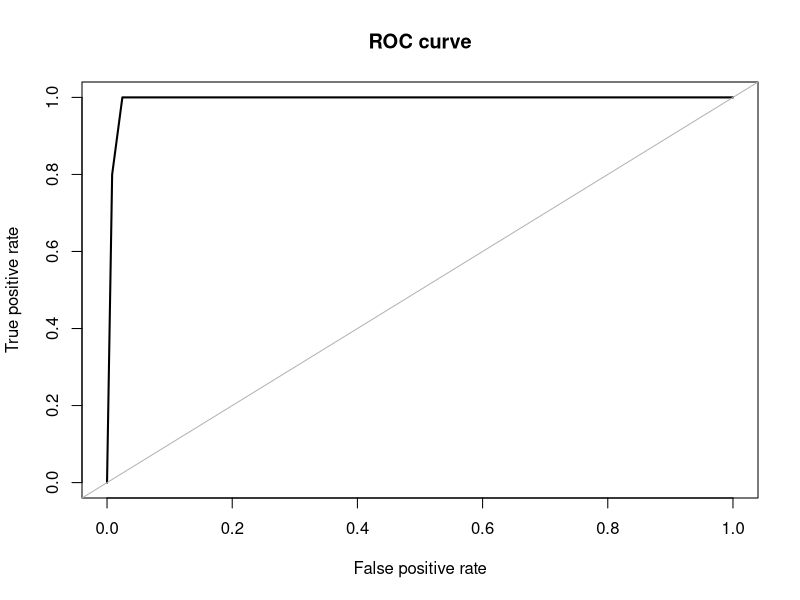
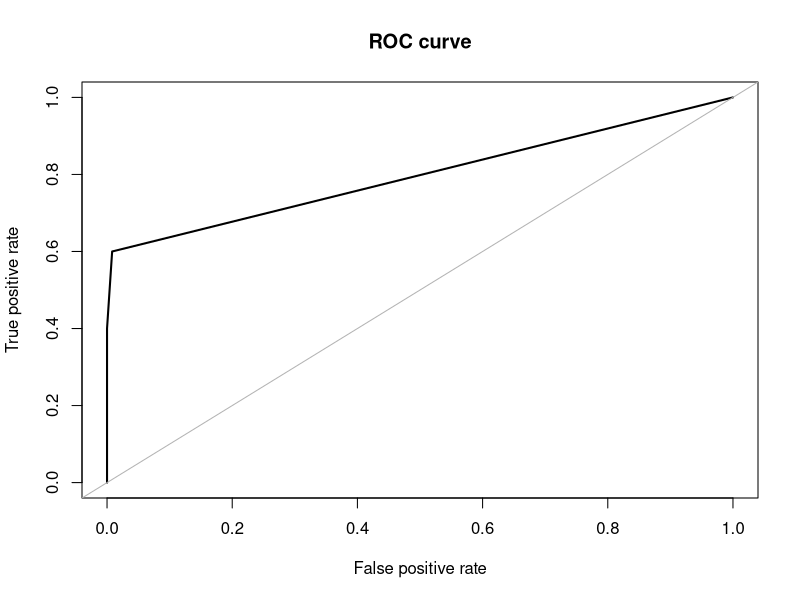
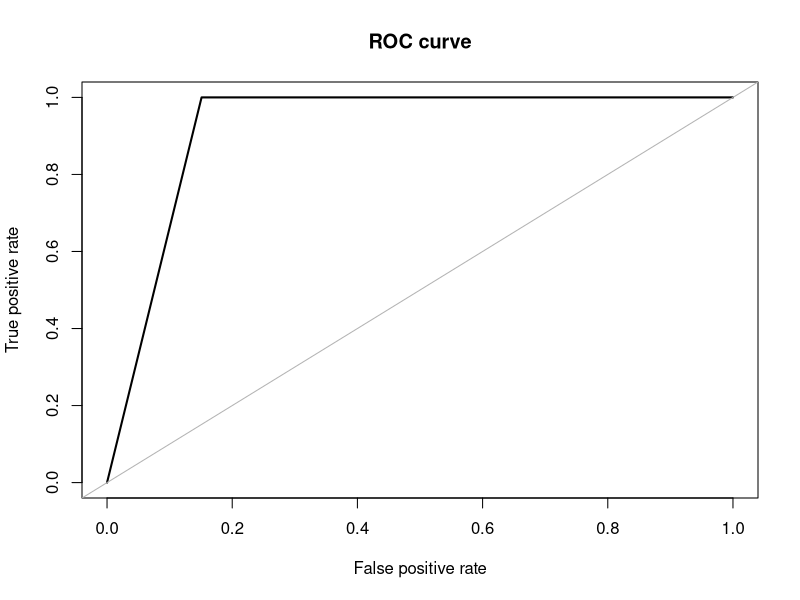
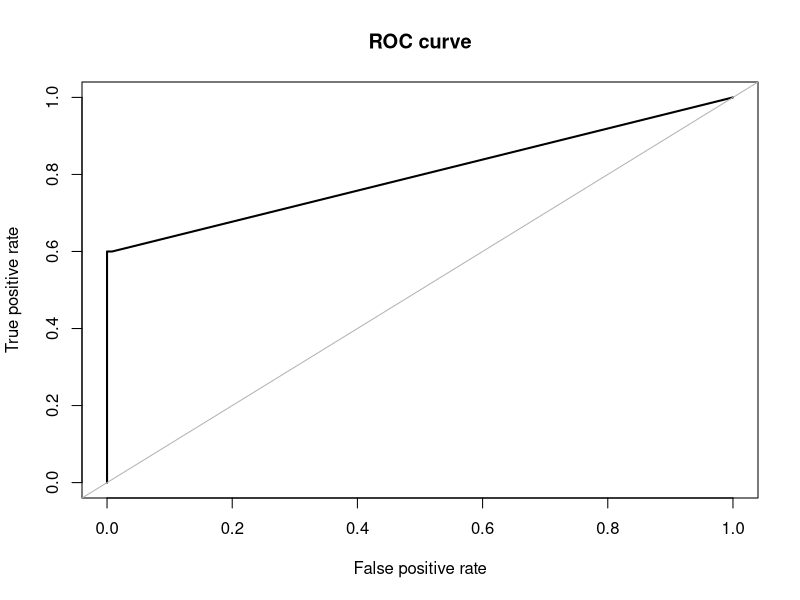

The R script that drew these images, in order:
#Source - https://www.analyticsvidhya.com/blog/2016/03/practical-guide-deal-imbalanced-classification-problems/
#ROSE Package for under & Over sampling


#install packages
install.packages("ROSE")
library(ROSE)

data(hacide)
str(hacide.train)

#check table
table(hacide.train$cls)

#check classes distribution
prop.table(table(hacide.train$cls))

#Build Decision Tree Model
library(rpart)
treeimb <- rpart(cls ~ ., data = hacide.train)
pred.treeimb <- predict(treeimb, newdata = hacide.test)

#Model Evaluation
accuracy.meas(hacide.test$cls, pred.treeimb[,2])

roc.curve(hacide.test$cls, pred.treeimb[,2], plotit = F)


#over sampling
data_balanced_over <- ovun.sample(cls ~ ., data = hacide.train, method = "over",N = 1960)$data
table(data_balanced_over$cls)

#Undersampling
data_balanced_under <- ovun.sample(cls ~ ., data = hacide.train, method = "under", N = 40, seed = 1)$data
table(data_balanced_under$cls)

#Mixed Sampling(Both Over & Under)
data_balanced_both <- ovun.sample(cls ~ ., data = hacide.train, method = "both", p=0.5, N=1000, seed = 1)$data
table(data_balanced_both$cls)

#Synthetic Sampling(Similar to SMOTE)
data.rose <- ROSE(cls ~ ., data = hacide.train, seed = 1)$data
table(data.rose$cls)

#build decision tree models
tree.rose <- rpart(cls ~ ., data = data.rose)
tree.over <- rpart(cls ~ ., data = data_balanced_over)
tree.under <- rpart(cls ~ ., data = data_balanced_under)
tree.both <- rpart(cls ~ ., data = data_balanced_both)

#make predictions on unseen data
pred.tree.rose <- predict(tree.rose, newdata = hacide.test)
pred.tree.over <- predict(tree.over, newdata = hacide.test)
pred.tree.under <- predict(tree.under, newdata = hacide.test)
pred.tree.both <- predict(tree.both, newdata = hacide.test)

#AUC ROSE
roc.curve(hacide.test$cls, pred.tree.rose[,2])

#AUC Oversampling
roc.curve(hacide.test$cls, pred.tree.over[,2])

#AUC Undersampling
roc.curve(hacide.test$cls, pred.tree.under[,2])

#AUC Both
roc.curve(hacide.test$cls, pred.tree.both[,2])
